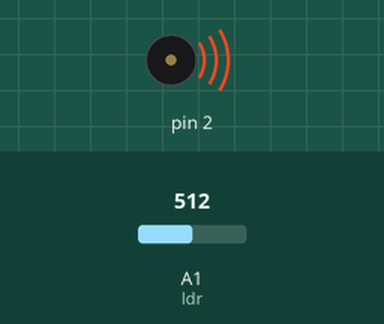
Simulated run of this sketch. Board: Arduino Uno, built with avr-gcc and run on an emulated ATmega328P. Parts: buzzer (waves = sounding). The inputs (shaded band) are chosen by the test bench; at power-on: A1 (ldr) = 512. What the sketch prints to the serial monitor is not drawn.

Above: at 1.2 s.
1.3 s: A1 (ldr) set to 1023
Timing chart, 0 to 4.3 s (numbered marks = the images above; inputs shaded):
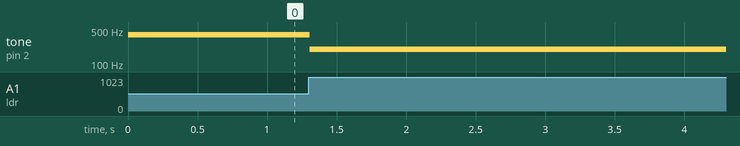

Measured:
- after the input at 1.3 s, tone on pin 2: 396 Hz → 200 Hz at once

The sketch:

C3.ino
```cpp
void setup()
{
  Serial.begin(9600);
  pinMode(2,OUTPUT);
}

void loop()
{

  float brilho=ldr();
  Serial.println(brilho);

  piezo(brilho);
}

void piezo(float brilho)
{
 	tone(2,(map(brilho,0,100,200,10000)));
}
float ldr()
{
  float v=5.00*analogRead(A1)/1023;
  float RLDR=10.0*(5.00/v-1);
  float brilho = pow(RLDR/23.48,-1/0.837);
  return brilho;
}
```
